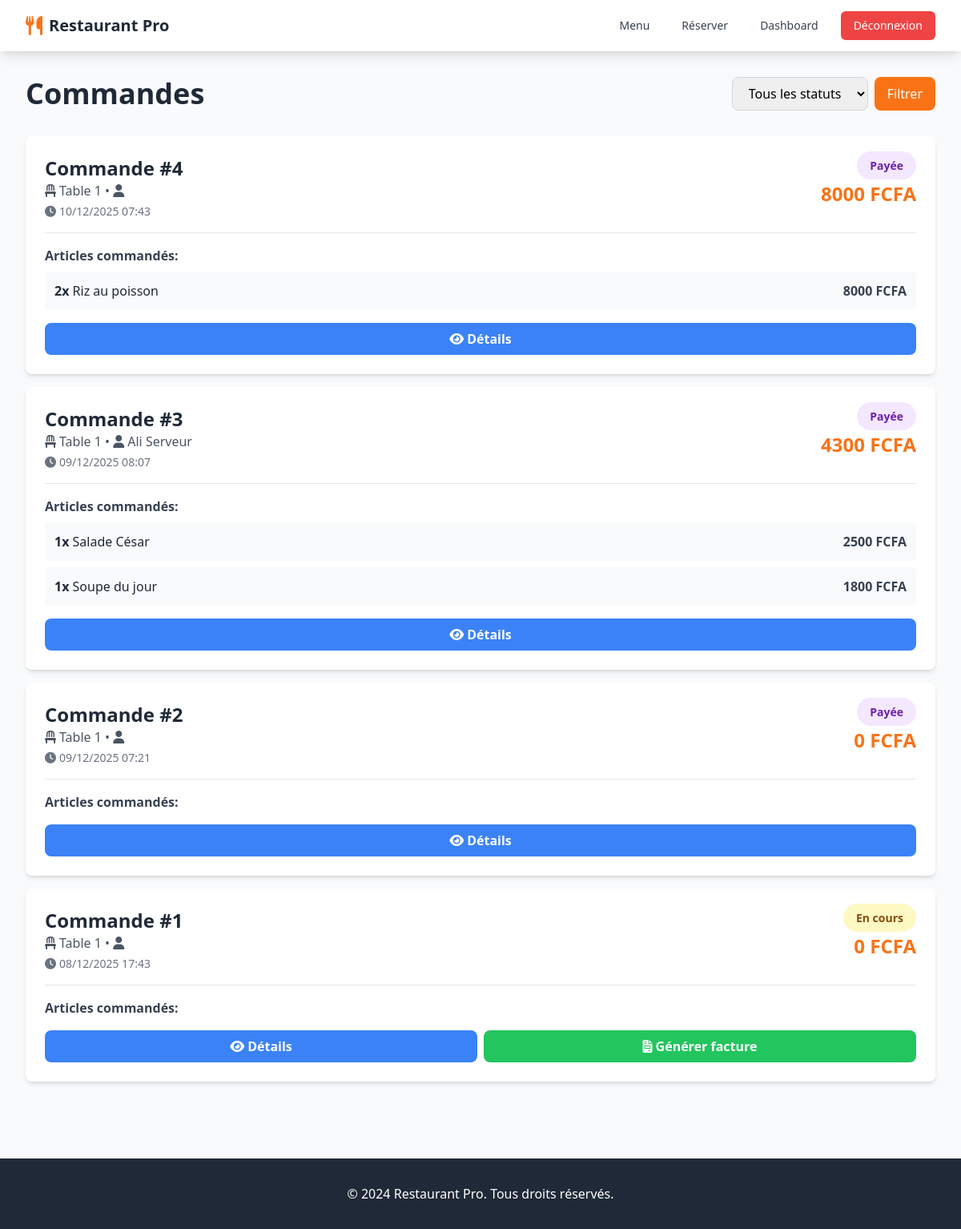
Screenshot of /commandes/ (signed in) with the database file from the repository.
### restaurant/models.py (models this page shows, shortened)
class Commande(models.Model):
    STATUS_CHOICES = [
        ('EN_COURS', 'En cours'),
        ('PRETE', 'Prete'),
        ('SERVIE', 'Servie'),
        ('PAYEE', 'Payee'),
    ]
    table = models.ForeignKey(
        Table,
        on_delete=models.CASCADE,
        related_name='commandes'
    )
    serveur = models.ForeignKey(
        User,
        on_delete=models.SET_NULL,
        null=True,
        related_name='commandes'
    )
    date_creation = models.DateTimeField(auto_now_add=True)
    statut = models.CharField(
        max_length=20,
        choices=STATUS_CHOICES,
        default='EN_COURS'
    )
    notes = models.TextField(blank=True)
    class Meta:
        verbose_name = "Commande"
        verbose_name_plural = "Commandes"
        ordering = ['-date_creation']
    def total(self):
        return sum(item.subtotal() for item in self.items.all())

class Table(models.Model):
    numero = models.IntegerField(unique=True)
    capacite = models.IntegerField(
        validators=[MinValueValidator(1)]
    )
    disponible = models.BooleanField(default=True)
    class Meta:
        verbose_name = "Table"
        verbose_name_plural = "Tables"
        ordering = ['numero']

class ItemCommande(models.Model):
    commande = models.ForeignKey(
        Commande,
        on_delete=models.CASCADE,
        related_name='items'
    )
    plat = models.ForeignKey(
        Plat,
        on_delete=models.CASCADE
    )
    quantite = models.IntegerField(
        default=1,
        validators=[MinValueValidator(1)]
    )
    prix_unitaire = models.DecimalField(
        max_digits=10,
        decimal_places=2
    )
    notes = models.TextField(blank=True)
    class Meta:
        verbose_name = "Item de commande"
        verbose_name_plural = "Items de commande"
    def subtotal(self):
        return self.quantite * self.prix_unitaire

class Plat(models.Model):
    nom = models.CharField(max_length=200)
    description = models.TextField()
    prix = models.DecimalField(
        max_digits=10,
        decimal_places=2,
        validators=[MinValueValidator(Decimal('0.01'))]
    )
    categorie = models.ForeignKey(
        Categorie,
        on_delete=models.CASCADE,
        related_name='plats'
    )
    image = models.ImageField(
        upload_to='plats/',
        blank=True,
        null=True
    )
    disponible = models.BooleanField(default=True)
    date_creation = models.DateTimeField(auto_now_add=True)
    class Meta:
        verbose_name = "Plat"
        verbose_name_plural = "Plats"
        ordering = ['categorie', 'nom']

### restaurant/views.py (the view)
# urls.py: path('commandes/', views.liste_commandes, name='liste_commandes'),
@login_required
def liste_commandes(request):
    statut_filter = request.GET.get('statut')
    commandes = Commande.objects.select_related(
        'table', 'serveur'
    ).prefetch_related('items__plat')
    if statut_filter:
        commandes = commandes.filter(statut=statut_filter)
    context = {
        'commandes': commandes,
    }
    return render(request, 'restaurant/liste_commandes.html', context)

### restaurant/templates/restaurant/liste_commandes.html (shortened to what this page needs)
{% extends 'restaurant/base.html' %}
{% block content %}
<div class="mb-8 flex justify-between items-center">
    <h1 class="text-4xl font-bold text-gray-800">Commandes</h1>
    <form method="get" class="flex gap-2">
        <select name="statut" class="px-4 py-2 border border-gray-300 rounded-lg">
            <option value="">Tous les statuts</option>
        </select>
        <button type="submit" class="bg-orange-500 text-white px-4 py-2 rounded-lg hover:bg-orange-600">
            Filtrer
        </button>
    </form>
</div>
<div class="space-y-4">
    {% for commande in commandes %}
    <div class="bg-white rounded-lg shadow-md overflow-hidden hover:shadow-xl transition-shadow">
        <div class="p-6">
            <div class="flex justify-between items-start mb-4">
                <div>
                    <h3 class="text-2xl font-bold text-gray-800">Commande #{{ commande.id }}</h3>
                    <p class="text-gray-600">
                        <i class="fas fa-chair mr-1"></i>Table {{ commande.table.numero }} •
                        <i class="fas fa-user mr-1"></i>{{ commande.serveur.get_full_name }}
                    </p>
                    <p class="text-sm text-gray-500 mt-1">
                        <i class="fas fa-clock mr-1"></i>{{ commande.date_creation|date:"d/m/Y H:i" }}
                    </p>
                </div>
                <div class="text-right">
                    {% if commande.statut == 'EN_COURS' %}
                    <span class="px-4 py-2 bg-yellow-100 text-yellow-800 rounded-full text-sm font-semibold">
                        En cours
                    </span>
                    {% elif commande.statut == 'PRETE' %}
                    <span class="px-4 py-2 bg-blue-100 text-blue-800 rounded-full text-sm font-semibold">
                        Prête
                    </span>
                    {% elif commande.statut == 'SERVIE' %}
                    <span class="px-4 py-2 bg-green-100 text-green-800 rounded-full text-sm font-semibold">
                        Servie
                    </span>
                    {% else %}
                    <span class="px-4 py-2 bg-purple-100 text-purple-800 rounded-full text-sm font-semibold">
                        Payée
                    </span>
                    {% endif %}
                    <p class="text-2xl font-bold text-orange-500 mt-2">
                        {{ commande.total|floatformat:0 }} FCFA
                    </p>
                </div>
            </div>
            <div class="border-t pt-4 mb-4">
                <h4 class="font-semibold text-gray-700 mb-2">Articles commandés:</h4>
                <div class="space-y-2">
                    {% for item in commande.items.all %}
                    <div class="flex justify-between items-center bg-gray-50 p-3 rounded">
                        <span class="text-gray-800">
                            <span class="font-bold">{{ item.quantite }}x</span> {{ item.plat.nom }}
                        </span>
                        <span class="font-semibold text-gray-700">
                            {{ item.subtotal|floatformat:0 }} FCFA
                        </span>
                    </div>
                    {% endfor %}
                </div>
            </div>
            <div class="flex gap-2">
                <a href="{% url 'detail_commande' commande.id %}"
                   class="flex-1 bg-blue-500 text-white px-4 py-2 rounded-lg hover:bg-blue-600 text-center font-semibold">
                    <i class="fas fa-eye mr-1"></i>Détails
                </a>
                {% if commande.statut != 'PAYEE' %}
                <a href="{% url 'generer_facture' commande.id %}"
                   class="flex-1 bg-green-500 text-white px-4 py-2 rounded-lg hover:bg-green-600 text-center font-semibold">
                    <i class="fas fa-file-invoice mr-1"></i>Générer facture
                </a>
                {% endif %}
            </div>
        </div>
    </div>
    {% empty %}
    <div class="bg-white rounded-lg shadow-md p-12 text-center">
        <i class="fas fa-shopping-cart text-gray-400 text-6xl mb-4"></i>
        <p class="text-xl text-gray-600">Aucune commande trouvée</p>
    </div>
    {% endfor %}
</div>
{% endblock %}

### rows the page displays
Commande: id "4", table.numero "1", date_creation "10/12/2025 07:43", statut "Payée", total "8000"
ItemCommande: quantite "2", plat.nom "Riz au poisson", subtotal "8000"
Commande: id "3", table.numero "1", serveur.get_full_name "Ali Serveur", date_creation "09/12/2025 08:07", statut "Payée", total "4300"
ItemCommande: quantite "1", plat.nom "Salade César", subtotal "2500"
ItemCommande: quantite "1", plat.nom "Soupe du jour", subtotal "1800"
Commande: id "2", table.numero "1", date_creation "09/12/2025 07:21", statut "Payée", total "0"
Commande: id "1", table.numero "1", date_creation "08/12/2025 17:43", statut "En cours", total "0"
